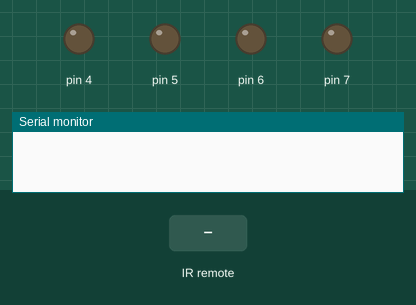
Recording of a sketch running on a simulated Arduino Uno, built with avr-gcc and run on an emulated ATmega328P. On the bench: output pins drawn as LEDs (lit = HIGH), the last lines printed to the serial monitor. Inputs (shaded band) come from the test bench.

Above: at 1.2 s.
1.3 s: infrared code 0xC20370A1 received
At 2.0 s:
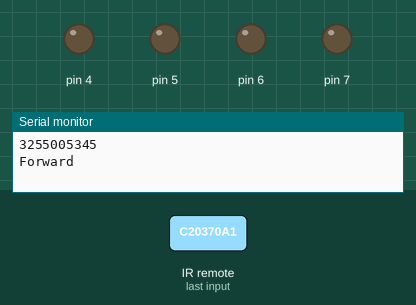
2.9 s: infrared code 0x983AB4C1 received
At 4.2 s:
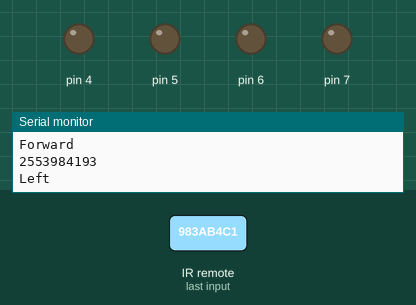
4.5 s: infrared code 0x81930A09 received
At 5.7 s:
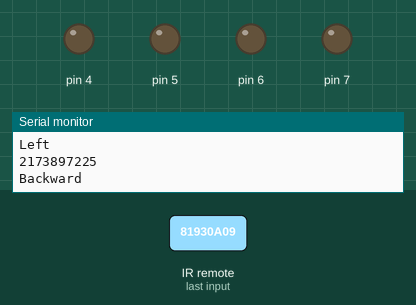
6.1 s: infrared code 0x21035431 received
At 6.9 s:
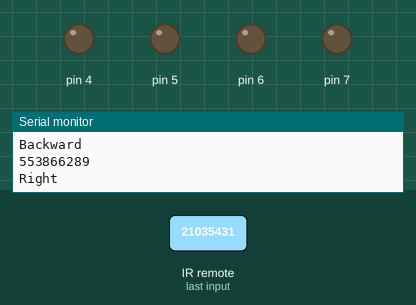
Timing chart, 0 to 8.7 s (numbered marks = the images above; inputs shaded):
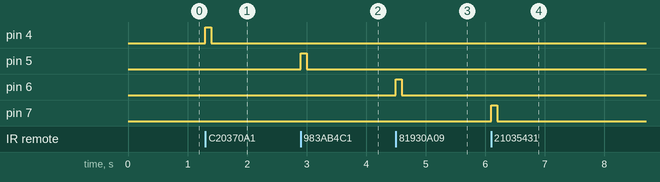

The sketch:

IRM_Recieve.ino
```cpp
#include <IRremote.h>

int RECV_PIN = 3;
IRrecv irrecv(RECV_PIN);
decode_results results;

void setup()
{
  for(int i = 0; i < 4;i++)
    pinMode(i+4, OUTPUT);
  Serial.begin(9600);
  irrecv.enableIRIn(); // Start the receiver
}

void loop() {
  if (irrecv.decode(&results)) {
    Serial.println(results.value);

    switch(results.value){
      case 3255005345:
        digitalWrite(4, HIGH);
        Serial.println("Forward");
        break;
      case 2553984193:
        digitalWrite(5, HIGH);
        Serial.println("Left");
        break;
      case 2173897225:
        digitalWrite(6, HIGH);
        Serial.println("Backward");
        break;
      case 553866289:
        digitalWrite(7, HIGH);
        Serial.println("Right");
        break;
    }

   //dujjhygoolkqqqqaqq translateIR();
    irrecv.resume(); // Receive the next value
    delay(100);
    for(int i = 0; i < 4;i++)
      digitalWrite(i+4, LOW);
  }
}
```

Measured:
- after the input at 1.3 s, pin 4: LOW → HIGH at once, → LOW 0.10 s later
- after the input at 2.9 s, pin 5: LOW → HIGH at once, → LOW 0.10 s later
- after the input at 4.5 s, pin 6: LOW → HIGH at once, → LOW 0.10 s later
- after the input at 6.1 s, pin 7: LOW → HIGH at once, → LOW 0.10 s later
